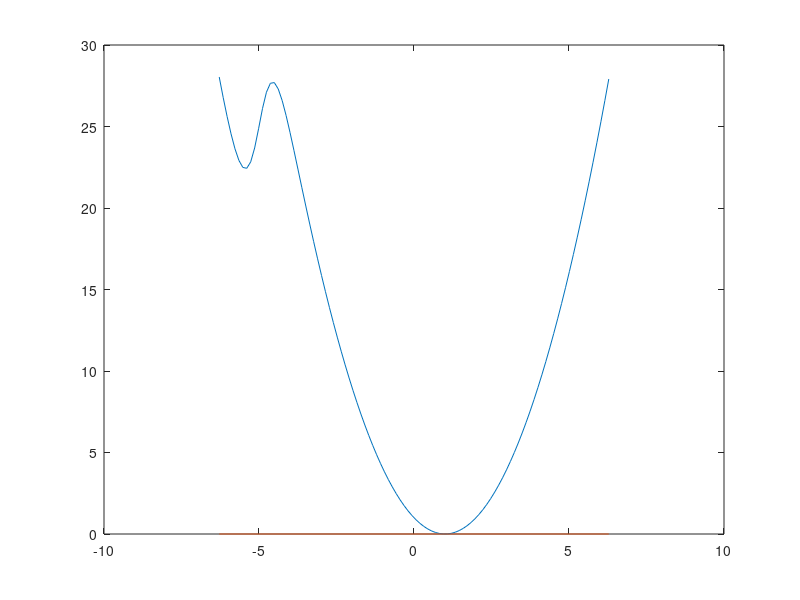

This figure's MATLAB source: (Note: this script raises an error after producing the figure.)
function demo_minimum_fsolve()
    s = "(x-tanh(2*x+10)).^2";
    f = inline(s); 
    z = linspace(-2*pi, 2*pi);
    plot(z, f(z)); hold on;
    plot([-2*pi 2*pi], [0 0])

    syms x;
    ss = "diff(" + s + ")";
    s = eval(ss);
    s = string(s); 
    ss = "fsolve(@(x) "+ s + ", -rand*5)"
    x_min = eval(ss)
    plot(x_min, f(x_min), 'o')
    eval(ss) 